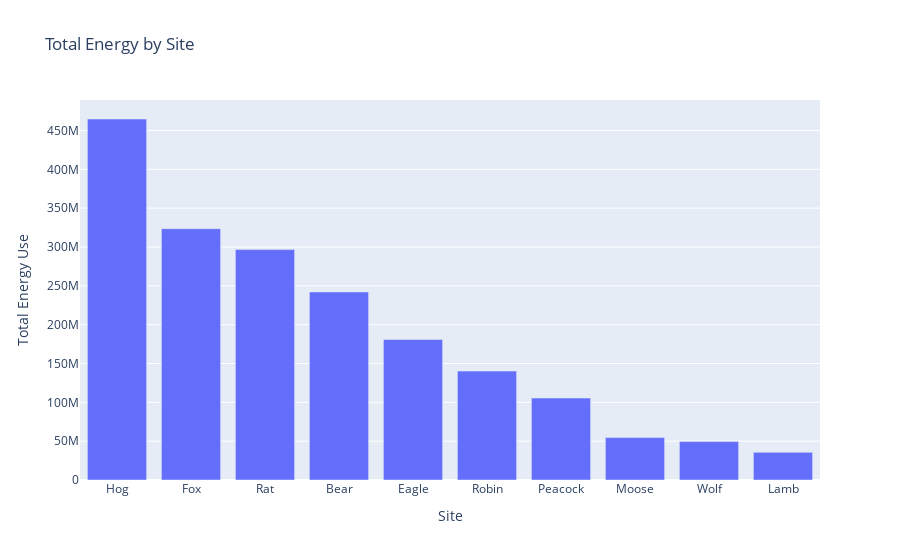

Source (notebook cell):
### Markdown cell above
### Total Energy Use by Site

### Code cell
building_total_kwh = sitbuildloc.groupby('site')['total_kwh'].sum().sort_values(ascending=False)
building_total_kwh_df = building_total_kwh.reset_index()
building_total_kwh_df.columns = ['Site', 'Total Energy Use']
fig = px.bar(building_total_kwh_df, x='Site', y = 'Total Energy Use', title = 'Total Energy by Site')
fig.show()

### Figure 1 — Plotly figure (JSON) as saved in the notebook; plotly's stock layout.template omitted (floating-point values rounded to 4 significant figures)
{"data": [{"hovertemplate": "Site=%{x}<br>Total Energy Use=%{y}<extra></extra>", "legendgroup": "", "marker": {"color": "#636efa", "pattern": {"shape": ""}}, "name": "", "orientation": "v", "showlegend": false, "textposition": "auto", "type": "bar", "x": ["Hog", "Fox", "Rat", "Bear", "Eagle", "Robin", "Peacock", "Moose", "Wolf", "Lamb"], "xaxis": "x", "y": [464800000.0, 323500000.0, 296700000.0, 242100000.0, 180800000.0, 140200000.0, 105500000.0, 54570000.0, 49450000.0, 35580000.0], "yaxis": "y"}], "layout": {"barmode": "relative", "legend": {"tracegroupgap": 0}, "title": {"text": "Total Energy by Site"}, "xaxis": {"anchor": "y", "domain": [0, 1], "title": {"text": "Site"}}, "yaxis": {"anchor": "x", "domain": [0, 1], "title": {"text": "Total Energy Use"}}}}
